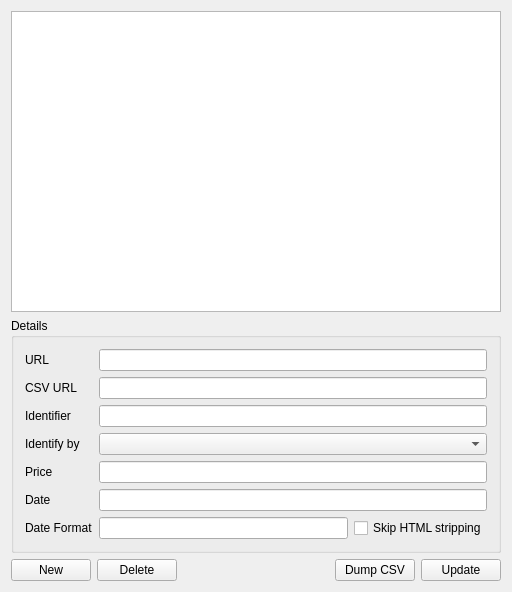
<?xml version="1.0" encoding="UTF-8"?>
<ui version="4.0">
 <class>KSettingsOnlineQuotes</class>
 <widget class="QWidget" name="KSettingsOnlineQuotes">
  <property name="geometry">
   <rect>
    <x>0</x>
    <y>0</y>
    <width>512</width>
    <height>592</height>
   </rect>
  </property>
  <property name="minimumSize">
   <size>
    <width>0</width>
    <height>0</height>
   </size>
  </property>
  <property name="windowTitle">
   <string>Online Quotes</string>
  </property>
  <layout class="QVBoxLayout">
   <item>
    <widget class="QListWidget" name="m_quoteSourceList">
     <property name="sizePolicy">
      <sizepolicy hsizetype="Expanding" vsizetype="MinimumExpanding">
       <horstretch>0</horstretch>
       <verstretch>0</verstretch>
      </sizepolicy>
     </property>
    </widget>
   </item>
   <item>
    <widget class="QGroupBox" name="groupParsing">
     <property name="whatsThis">
      <string>&lt;i&gt;Enter regular expressions which can be used to parse the data returned from the URL entered above.  The symbol, price, and date must be found in the quote data to be usable. You may also try the KMyMoney user's mailinglist at &lt;a href=&quot;mailto:kmymoney@kde.org&quot;&gt;kmymoney@kde.org&lt;/a&gt; to find what settings work for other users in your country.&lt;/i&gt;</string>
     </property>
     <property name="title">
      <string>Details</string>
     </property>
     <layout class="QGridLayout">
      <item row="7" column="0">
       <widget class="QLabel" name="textLabel4_2">
        <property name="text">
         <string>Date Format</string>
        </property>
        <property name="wordWrap">
         <bool>false</bool>
        </property>
       </widget>
      </item>
      <item row="2" column="0">
       <widget class="QLabel" name="textLabel2">
        <property name="text">
         <string>Identifier</string>
        </property>
        <property name="wordWrap">
         <bool>false</bool>
        </property>
       </widget>
      </item>
      <item row="1" column="1" colspan="2">
       <widget class="KLineEdit" name="m_editCSVURL"/>
      </item>
      <item row="2" column="1" colspan="2">
       <widget class="KLineEdit" name="m_editIdentifier">
        <property name="toolTip">
         <string>Regular Expression to extract the identifier from the downloaded data</string>
        </property>
       </widget>
      </item>
      <item row="4" column="0">
       <widget class="QLabel" name="textLabel3">
        <property name="text">
         <string>Price</string>
        </property>
        <property name="wordWrap">
         <bool>false</bool>
        </property>
       </widget>
      </item>
      <item row="5" column="1" colspan="2">
       <widget class="KLineEdit" name="m_editDate">
        <property name="toolTip">
         <string>Regular Expression to extract the date from the downloaded data</string>
        </property>
       </widget>
      </item>
      <item row="5" column="0">
       <widget class="QLabel" name="textLabel4">
        <property name="text">
         <string>Date</string>
        </property>
        <property name="wordWrap">
         <bool>false</bool>
        </property>
       </widget>
      </item>
      <item row="0" column="0">
       <widget class="QLabel" name="textLabel1">
        <property name="text">
         <string>URL</string>
        </property>
        <property name="wordWrap">
         <bool>false</bool>
        </property>
       </widget>
      </item>
      <item row="1" column="0">
       <widget class="QLabel" name="label">
        <property name="text">
         <string>CSV URL</string>
        </property>
       </widget>
      </item>
      <item row="0" column="1" colspan="2">
       <widget class="KLineEdit" name="m_editURL">
        <property name="toolTip">
         <string>URL to be used to download the quote</string>
        </property>
        <property name="whatsThis">
         <string>Enter the URL from which stock quotes will be fetched.  &lt;b&gt;%1&lt;/b&gt; will be replaced with the symbol for the security being quoted. For currency conversions, &lt;b&gt;%2&lt;/b&gt; will be replaced with the currency to be quoted and &lt;b&gt;%1&lt;/b&gt; with the currency the quote is based on.</string>
        </property>
       </widget>
      </item>
      <item row="7" column="1">
       <widget class="KLineEdit" name="m_editDateFormat">
        <property name="toolTip">
         <string>Regular Expression to extract the date from the downloaded data</string>
        </property>
       </widget>
      </item>
      <item row="3" column="1" colspan="2">
       <widget class="QComboBox" name="m_editIdentifyBy"/>
      </item>
      <item row="4" column="1" colspan="2">
       <widget class="KLineEdit" name="m_editPrice">
        <property name="toolTip">
         <string>Regular Expression to extract the price from the downloaded data</string>
        </property>
       </widget>
      </item>
      <item row="7" column="2">
       <widget class="QCheckBox" name="m_skipStripping">
        <property name="whatsThis">
         <string>&lt;p&gt;For easier processing of the data returned by the online source, KMyMoney usually strips unused parts before it is parsed with the regular expressions. If matching of the fields relies on those items, then use this option to turn stripping off.&lt;/p&gt;

&lt;p&gt;The following items are usually removed by stripping:

&lt;ul&gt;
&lt;li&gt;HTML tags such as &lt;b&gt;&amp;lt;tag&amp;gt;&lt;/b&gt;&lt;/li&gt;
&lt;li&gt;&amp; encoded characters such as &lt;b&gt;&amp;amp;nbsp;&lt;/b&gt;&lt;/li&gt;
&lt;li&gt;duplicate whitespace&lt;/li&gt;
&lt;/ul&gt;
&lt;/p&gt;</string>
        </property>
        <property name="text">
         <string>Skip HTML stripping</string>
        </property>
       </widget>
      </item>
      <item row="3" column="0">
       <widget class="QLabel" name="label_2">
        <property name="text">
         <string>Identify by</string>
        </property>
       </widget>
      </item>
     </layout>
    </widget>
   </item>
   <item>
    <layout class="QHBoxLayout">
     <item>
      <widget class="QPushButton" name="m_newButton">
       <property name="toolTip">
        <string>Create a new source entry for online quotes</string>
       </property>
       <property name="whatsThis">
        <string>Use this to create a new entry for online quotes</string>
       </property>
       <property name="text">
        <string comment="@action create new quote source">New</string>
       </property>
      </widget>
     </item>
     <item>
      <widget class="QPushButton" name="m_deleteButton">
       <property name="toolTip">
        <string>Delete the selected source entry</string>
       </property>
       <property name="whatsThis">
        <string>Use this to delete the selected online source entry</string>
       </property>
       <property name="text">
        <string>Delete</string>
       </property>
      </widget>
     </item>
     <item>
      <spacer name="spacer6">
       <property name="orientation">
        <enum>Qt::Horizontal</enum>
       </property>
       <property name="sizeType">
        <enum>QSizePolicy::Expanding</enum>
       </property>
       <property name="sizeHint" stdset="0">
        <size>
         <width>240</width>
         <height>20</height>
        </size>
       </property>
      </spacer>
     </item>
     <item>
      <widget class="QPushButton" name="m_dumpCSVProfile">
       <property name="toolTip">
        <string>Dumps CSV profile used for importing downloaded prices, which can be customized by user in CSV Importer.</string>
       </property>
       <property name="text">
        <string>Dump CSV</string>
       </property>
      </widget>
     </item>
     <item>
      <widget class="QPushButton" name="m_updateButton">
       <property name="toolTip">
        <string>Accepts the entered data and stores it</string>
       </property>
       <property name="whatsThis">
        <string>Use this to accept the modified data.</string>
       </property>
       <property name="text">
        <string comment="@action update quotes from online quote source">Update</string>
       </property>
      </widget>
     </item>
    </layout>
   </item>
  </layout>
 </widget>
 <layoutdefault spacing="6" margin="11"/>
 <customwidgets>
  <customwidget>
   <class>KLineEdit</class>
   <extends>QLineEdit</extends>
   <header>klineedit.h</header>
  </customwidget>
 </customwidgets>
 <resources/>
 <connections/>
</ui>
